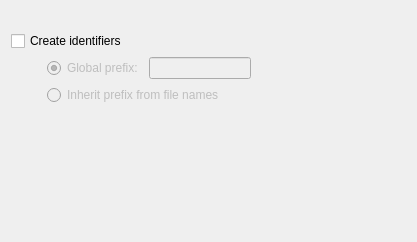
<ui version="4.0" >
 <class>IdentifierPage</class>
 <widget class="QWidget" name="IdentifierPage" >
  <property name="geometry" >
   <rect>
    <x>0</x>
    <y>0</y>
    <width>417</width>
    <height>242</height>
   </rect>
  </property>
  <property name="windowTitle" >
   <string>Form</string>
  </property>
  <layout class="QGridLayout" >
   <item row="0" column="1" >
    <spacer>
     <property name="orientation" >
      <enum>Qt::Vertical</enum>
     </property>
     <property name="sizeType" >
      <enum>QSizePolicy::Policy::Fixed</enum>
     </property>
     <property name="sizeHint" >
      <size>
       <width>20</width>
       <height>20</height>
      </size>
     </property>
    </spacer>
   </item>
   <item row="1" column="0" colspan="3" >
    <widget class="QCheckBox" name="identifierCheckBox" >
     <property name="text" >
      <string>Create identifiers</string>
     </property>
    </widget>
   </item>
   <item row="1" column="3" >
    <spacer>
     <property name="orientation" >
      <enum>Qt::Horizontal</enum>
     </property>
     <property name="sizeHint" >
      <size>
       <width>161</width>
       <height>20</height>
      </size>
     </property>
    </spacer>
   </item>
   <item row="2" column="0" >
    <spacer>
     <property name="orientation" >
      <enum>Qt::Horizontal</enum>
     </property>
     <property name="sizeType" >
      <enum>QSizePolicy::Policy::Fixed</enum>
     </property>
     <property name="sizeHint" >
      <size>
       <width>30</width>
       <height>20</height>
      </size>
     </property>
    </spacer>
   </item>
   <item row="2" column="1" >
    <widget class="QRadioButton" name="globalButton" >
     <property name="enabled" >
      <bool>false</bool>
     </property>
     <property name="text" >
      <string>Global prefix:</string>
     </property>
     <property name="checked" >
      <bool>true</bool>
     </property>
    </widget>
   </item>
   <item row="2" column="2" >
    <widget class="QLineEdit" name="prefixLineEdit" >
     <property name="enabled" >
      <bool>false</bool>
     </property>
    </widget>
   </item>
   <item row="3" column="1" colspan="2" >
    <widget class="QRadioButton" name="fileNameButton" >
     <property name="enabled" >
      <bool>false</bool>
     </property>
     <property name="text" >
      <string>Inherit prefix from file names</string>
     </property>
    </widget>
   </item>
   <item row="4" column="1" >
    <spacer>
     <property name="orientation" >
      <enum>Qt::Vertical</enum>
     </property>
     <property name="sizeHint" >
      <size>
       <width>20</width>
       <height>31</height>
      </size>
     </property>
    </spacer>
   </item>
  </layout>
 </widget>
 <resources/>
 <connections>
  <connection>
   <sender>globalButton</sender>
   <signal>toggled(bool)</signal>
   <receiver>prefixLineEdit</receiver>
   <slot>setEnabled(bool)</slot>
   <hints>
    <hint type="sourcelabel" >
     <x>122</x>
     <y>72</y>
    </hint>
    <hint type="destinationlabel" >
     <x>161</x>
     <y>71</y>
    </hint>
   </hints>
  </connection>
 </connections>
</ui>
